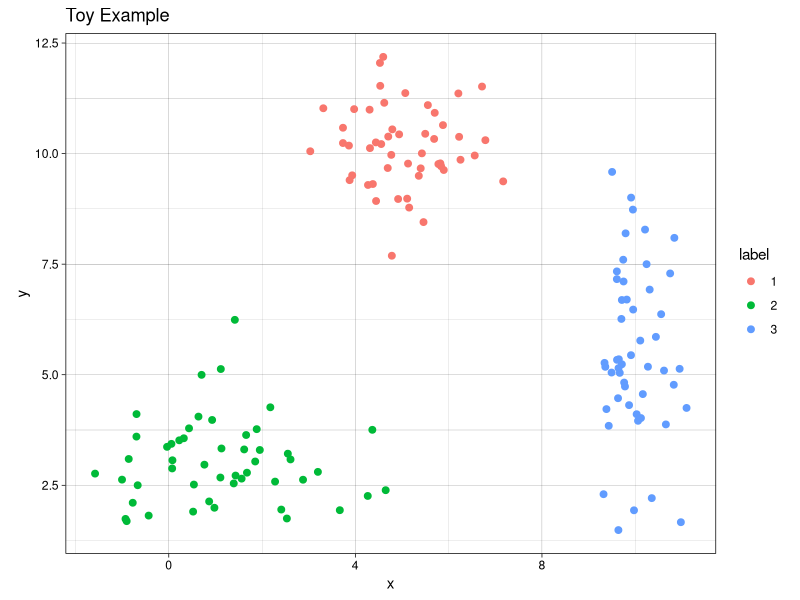
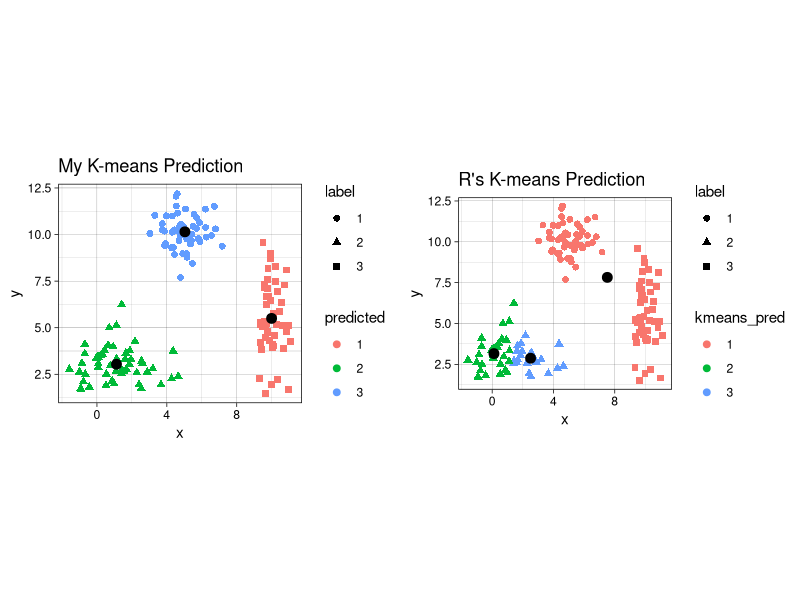
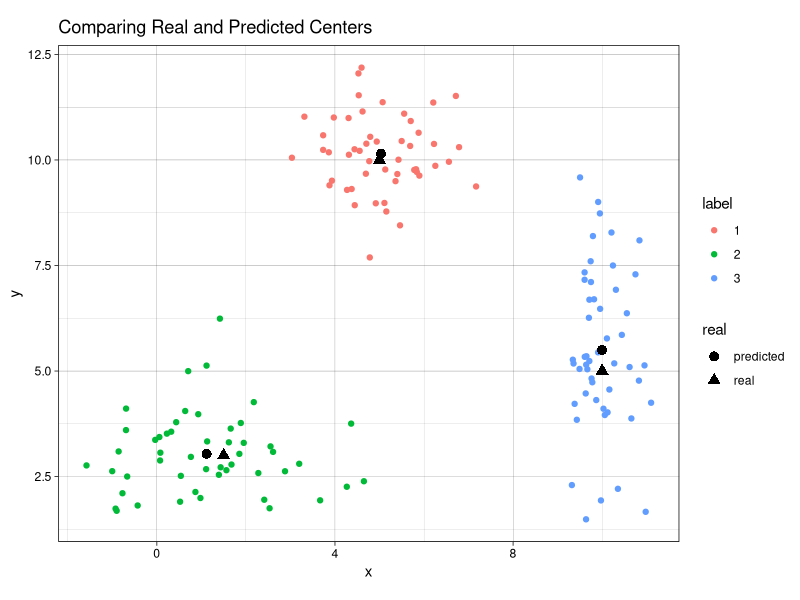
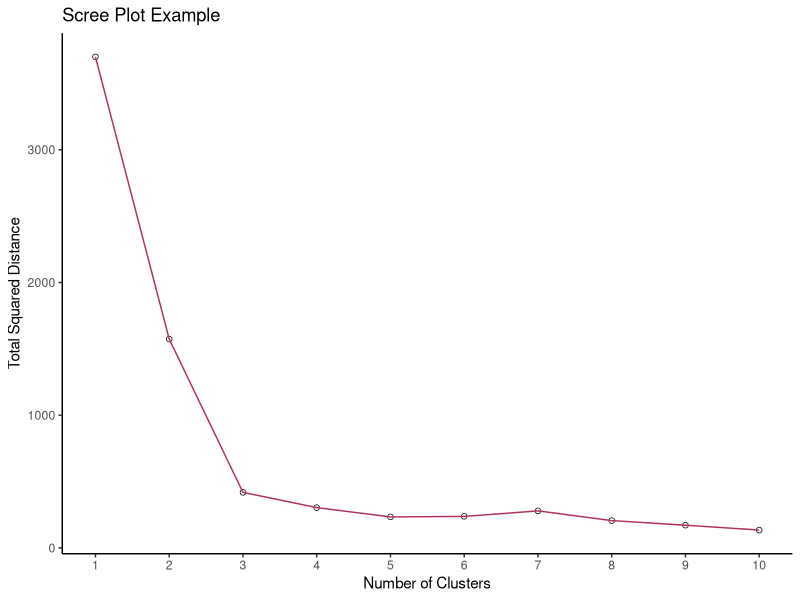

Recreate these plots in R, in order.
## ---- chunk 1
knitr::opts_chunk$set(
  fig.path = "images/"
)
## ---- chunk 2

## ---- chunk 3
# first create individual clusters with different distribution parameters
set.seed(123) # setting a seed for reproducibility

x1 <- rnorm(50, mean = 5, sd = 1)
y1 <- rnorm(50, mean = 10, sd = 1)
df1 <- data.frame(x = x1, y = y1, label = 1)

x2 <- rnorm(50, mean = 1.5, sd = 1.5)
y2 <- rnorm(50, mean = 3, sd = 1)
df2 <- data.frame(x = x2, y = y2, label = 2)

x3 <- rnorm(50, mean = 10, sd = 0.5)
y3 <- rnorm(50, mean = 5, sd = 2)
df3 <- data.frame(x = x3, y = y3, label = 3)

combined <- rbind(df1, df2, df3)
combined$label <- as.factor(combined$label) # label must be converted into a factor since it will be interpreted as a continuous variable, which it is not.
## ---- chunk 4
library(ggplot2)
th <- theme_linedraw() # setting the theme for the plots
tiff('./images/plot1.tiff', units="in", width=5, height=3, res=300)

ggplot(combined, aes(x= x, y = y)) +
  geom_point(aes(color=label), size = 2) +
  labs(title = "Toy Example") + 
  th + theme(aspect.ratio = 0.8) 

garb <- dev.off()
## ---- chunk 5
my_kmeans <- function(df, n_clusters){ # the function will take a dataframe and num clusters as input
  # first, get the range of possible values to initiate random centers
  
  Z_hist <- data.frame()          # create history of Z and centers to see progress of iterations
  C_hist <- data.frame()
  
  Z <- rep(-1, nrow(df))     # Z are our indicator variable, we need to set placeholders for these variables that are different values. values don't matter as long as they are different from each other
 
   Z_new <- rep(0, nrow(df))  # these variables will tell the algorithm when to stop iterations
  
  centers <- array(0, dim = c(n_clusters, ncol(df)) ) # create a placeholder for centers array
  # now we can initialize random centers

  min <- min(df[,1])
  max <- max(df[,2])  
  for(row in seq(1, n_clusters)){
    for(col in seq(1, dim(centers)[2] ))
      centers[row, col] <- runif(1, min, max)
  }
  
  # now that we have the centers, we need to find differences between each point from each cluster
  # we will create a distance matrix
  
  Dist <- array(0, dim = c(nrow(df), n_clusters ) )
  
  iteration = 0 # keep track of iterations
  while(sum(Z-Z_new) !=0 ){ # keep iterating until Z and Z_new are equal
    
    Z_add <- data.frame(Z = Z_new, iteration = iteration)
    C_add <- data.frame(centers, iteration = iteration)
    
    Z_hist <- rbind(Z_hist, Z_add) # appending new iterations to keep track of the history
    C_hist <- rbind(C_hist, C_add)
    
    Z <- Z_new
    for(center in seq(1, nrow(centers))){
      distance <- apply(df, 1, function(x) sum((x - centers[center, ])^2) ) # compute euclidian distance 
      for(x in seq(1, length(distance))){
        Dist[x, center] <- distance[x] # filling in distance matrix with euclidian distances
      }
    }
    
    Z_new <- max.col(-Dist) # note that max.col function finds the column that has the maximum value.
                            # since we want to find the minimum distance, we invert by distance matrix
                            # by multiplying the whole matrix by -1. 
    
    # next, we need to move the centers since the center values for each cluster has changed
    
    for(center in seq(1, n_clusters)){
      for(var in seq(1, ncol(centers) )){
        if(sum(Z_new==center) ==0 ) centers[center, var] = centers[center, var]
        else centers[center, var] <- mean(df[Z_new == center, var])
      }
    }

    iteration = iteration + 1
  }
  # cat('Took', iteration - 1, 'iterations to converge!')
  Z_hist$prediction <- as.factor(Z_hist$Z)
  Z_new <- as.factor(Z_new)
  output <- list(Z_new, centers, Z_hist, C_hist)
  return(output)
}

## ---- chunk 6
library(gganimate)

no_labs = combined[,1:2]

prediction <- my_kmeans(no_labs, 3)
Z_hist <- cbind(combined, prediction[[3]])
c_hist <- prediction[[4]]

g <- ggplot(Z_hist, aes(x = x, y = y)) +
  geom_point(aes(color = prediction, shape = label), size = 1) +
  geom_point(data = c_hist, aes(x = X1, y = X2), size = 2) +
  labs(title = 'Iteration: {frame_time}') +
  th + theme(text = element_text(size = 5)) +
  transition_time(iteration) 

animate(g, nframes=  length(unique(Z_hist$iteration)), fps = 1,
        width = 1000, height=800, res = 300)
## ---- chunk 7
combined$predicted <- as.factor(prediction[[1]]) # remeber to convert the integer values to  factors
centers <- prediction[[2]]

kmeans <- kmeans(no_labs, 3)

combined$kmeans_pred <- as.factor(kmeans$cluster)

g1 <- ggplot(combined, aes(x = x, y = y)) + 
  geom_point(aes(color = predicted, shape = label), size = 2) +
  geom_point(data = data.frame(centers), aes(X1, X2), size = 3) +
  labs(title = 'My K-means Prediction') +
  th + theme(aspect.ratio = 0.9)

g2 <- ggplot(combined, aes(x=x , y = y)) +
  geom_point(aes(color = kmeans_pred, shape = label), size = 2) +
  geom_point(data = data.frame(data.frame(kmeans$centers)), aes(x, y), size = 3) +
  labs(title = "R's K-means Prediction") +
  th + theme(aspect.ratio = 0.9)

library(gridExtra) # import library to display graphs in a grid

tiff('./images/plot2.tiff', units="in", width=10, height=5, res=600)

grid.arrange(g1, g2, nrow=1, respect=TRUE)

garb <- dev.off()
## ---- chunk 8
predicted_centers <- tail(c_hist, 3)[,-3] # k-means predicted centers
predicted_centers$real <- 'predicted'

real_centers <- matrix(c(5,10,1.5,3,10,5), byrow = TRUE, ncol=2) # generated data from these centers
real_centers <- data.frame(real_centers)
real_centers$real <- 'real'

both_centers <- rbind(predicted_centers, real_centers)

tiff('./images/plot3.tiff', units="in", width=5, height=3, res=300)
 
ggplot(combined, aes(x = x, y = y)) +
  geom_point(aes(color = label)) +
  geom_point(data = both_centers, aes(x= X1,y= X2, shape = real), size = 3) +
  labs(title = 'Comparing Real and Predicted Centers') +
  th + theme(aspect.ratio = 0.8)

garb <- dev.off()
## ---- chunk 9
# first create function to determine total distance from clusters
# pass in the data (raw data), the predicted labels from k means, and the centers
find_distances <- function(data, predicted_labs, centers){
  # first prepare dataframes for computations
  merged <- cbind(data, center = predicted_labs) # combining the raw data with the predicted labs
  # center_lab <- data.frame(centers, center = 1:nrow(centers))
  #merged2 <- merge(merged1, center_lab)
  tot_sq_dist <- 0 # initialize total square distacnce
  
  for(cen in 1:nrow(centers)){
    cluster_points <- merged[merged$center==cen,  colnames(merged) != 'center']
    if(nrow(cluster_points)!=0){
      expand_centers <- matrix(rep(centers[cen,], nrow(cluster_points)), ncol = 2, byrow=TRUE)
      sq_dist <- sum((cluster_points - expand_centers)^2)
      tot_sq_dist <- tot_sq_dist + sq_dist
    }
  }
  return(tot_sq_dist)  
}

km <- my_kmeans(no_labs, 4)
predicted_labs <- km[[1]]
centers <- km[[2]]
find_distances(no_labs, predicted_labs, centers)
## ---- chunk 10
lab_hist <- data.frame() # initialize histories
cen_hist <- data.frame()
dist_hist <- data.frame()

num_clusters <- 10
for(clusters in 1:num_clusters){
  km <- my_kmeans(no_labs, n_clusters = clusters)
  
  new_df <- no_labs
  new_df$pred <- km[[1]]
  new_df$num_clusters <- clusters
  
  centers <- data.frame(km[[2]])
  centers$num_clusters <- clusters
  
  lab_hist <- rbind(lab_hist, new_df)
  cen_hist <- rbind(cen_hist, centers)
  
  sq_dist <- find_distances(no_labs, new_df$pred,
                                    as.matrix(centers[,colnames(centers) != 'num_clusters']))
  sq_dist_df <- data.frame(sq_dist, num_clusters = clusters)
  dist_hist <- rbind(dist_hist, sq_dist_df)
}

tiff('./images/scree.tiff', units="in", width=5, height=3, res=300)

ggplot(dist_hist, aes(x = num_clusters, y = sq_dist)) +
  geom_point() +
  geom_point(color = 'white', size = 1) +
  geom_line(color = 'maroon') +
  labs(title = 'Scree Plot Example') + xlab('Number of Clusters') + ylab('Total Squared Distance') +
  scale_x_continuous(breaks = 0:num_clusters+1) + theme_classic()
  
garb <- dev.off()

# create the gif
g <- ggplot(lab_hist, aes(x,y)) +
  geom_point(aes(color = pred)) +
  geom_point(data = cen_hist, aes(X1, X2)) +
  labs(title = 'Num clusters: {frame_time}') +
  th + theme(text = element_text(size = 5), legend.position = 'none') +
  transition_time(num_clusters) 
  
animate(g, nframes =  num_clusters, fps = 1,
        width = 1000, height=800, res = 300)
